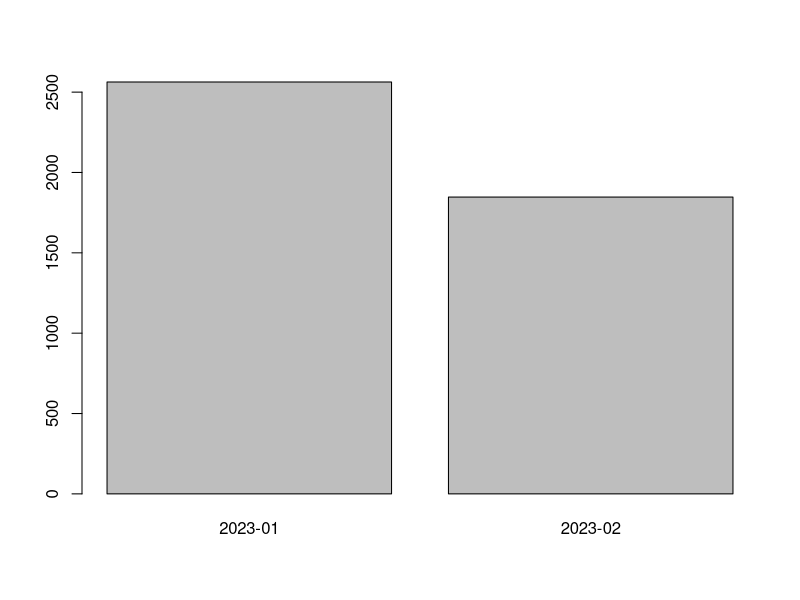
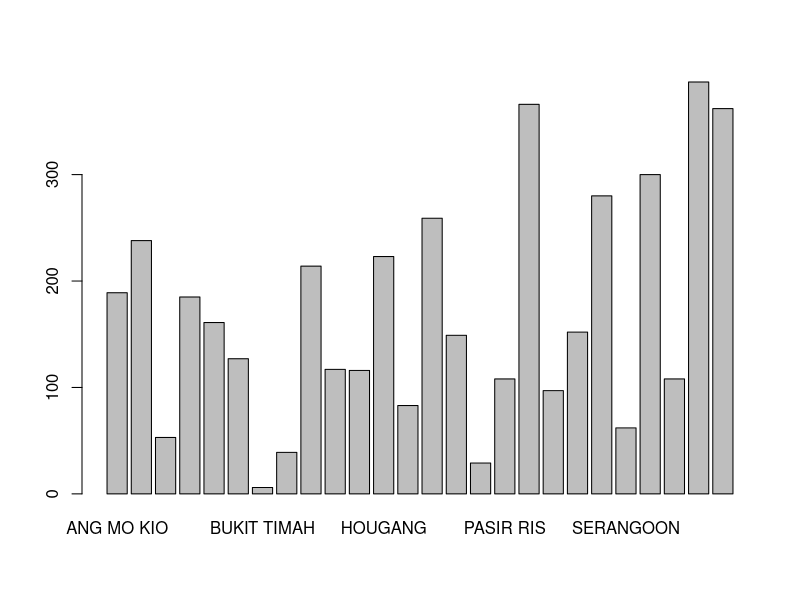
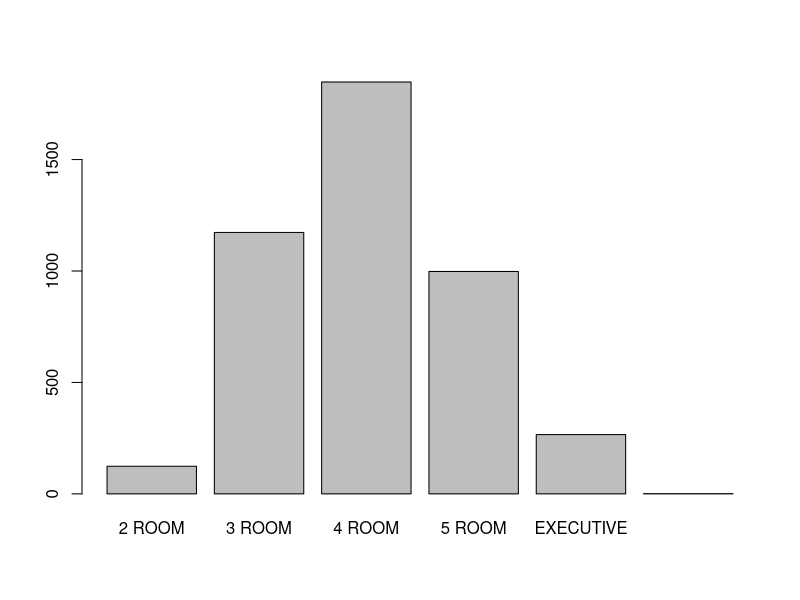
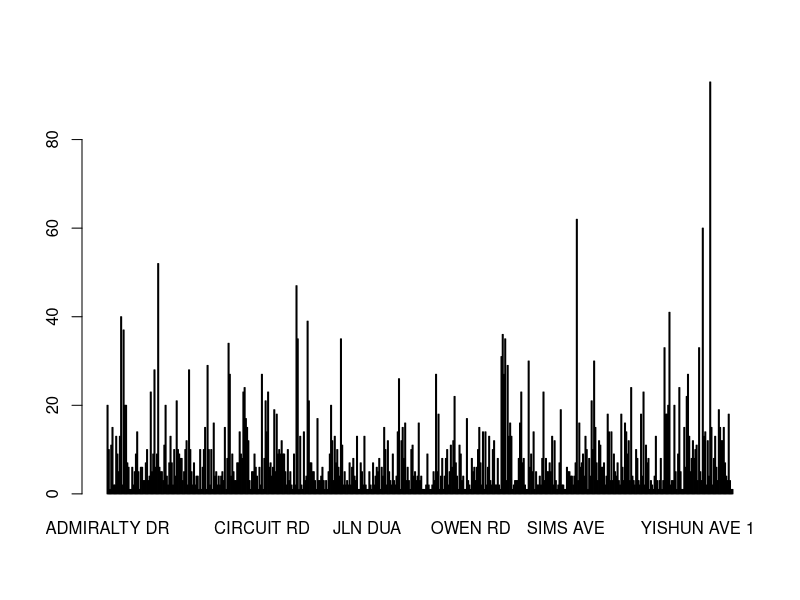
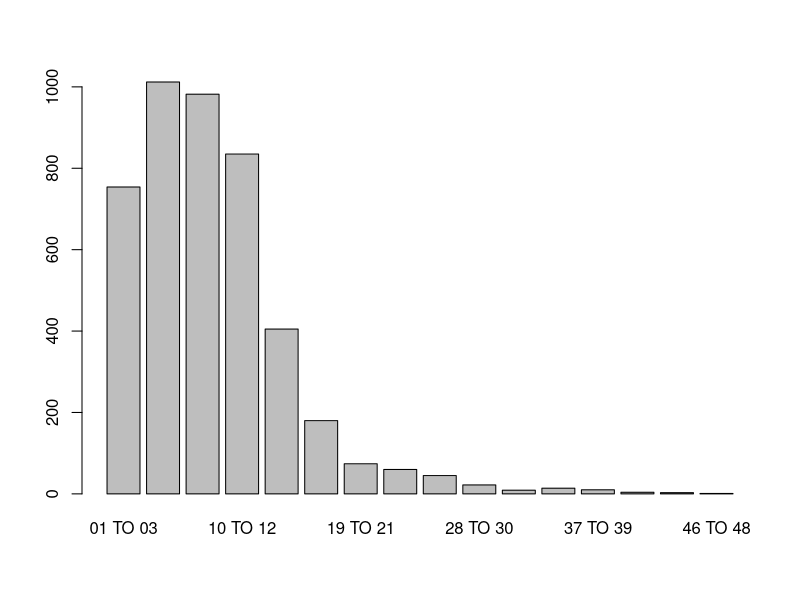
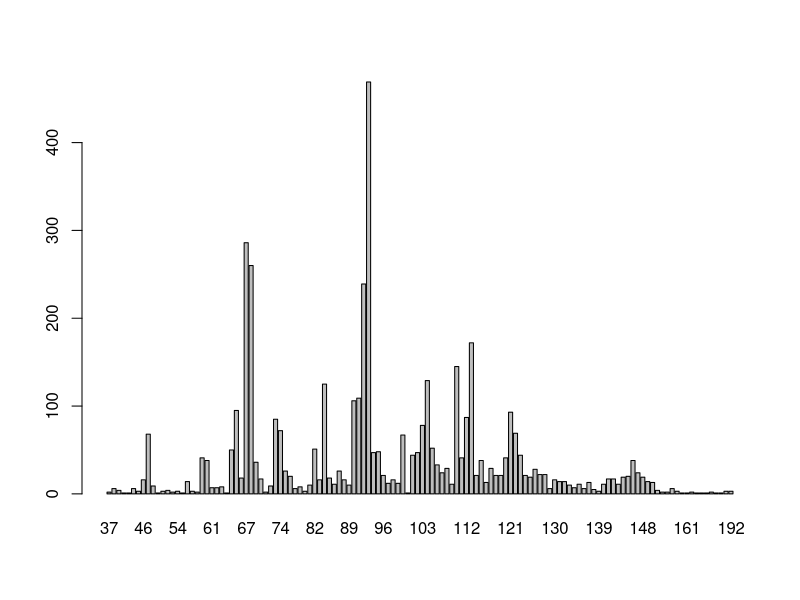
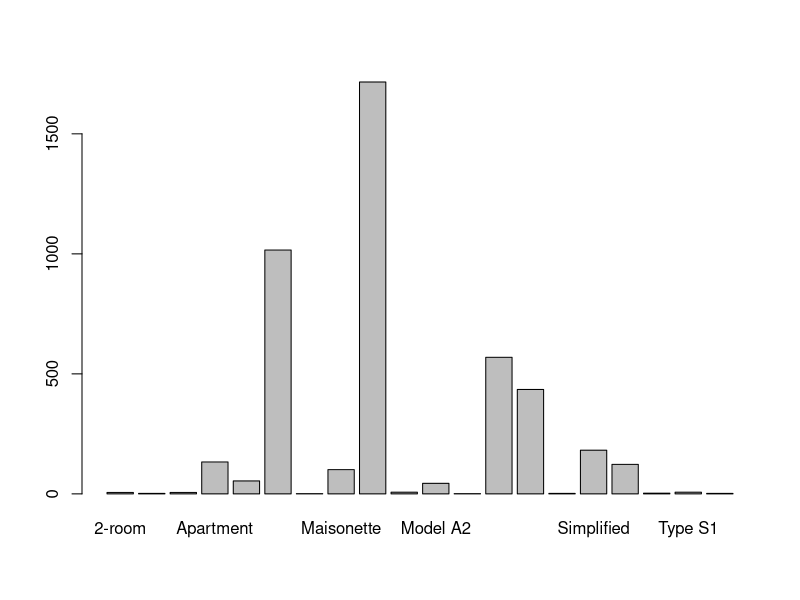
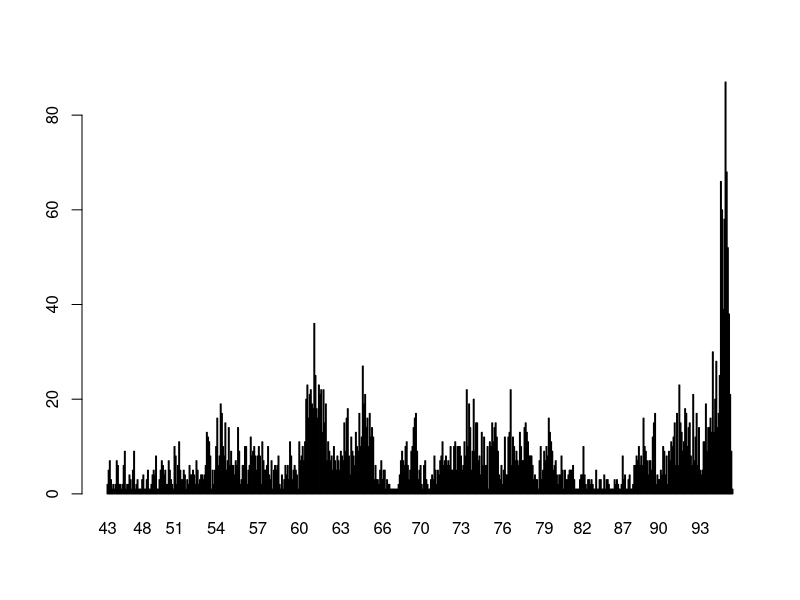

The R script that drew these images, in order:
## ---- chunk 1
knitr::opts_chunk$set(echo = TRUE)
## ---- chunk 2
library(dplyr)
library(tidyr)
library(ggplot2)
library(reshape2)
## ---- chunk 3
resale_2023 = read.csv("data/data_cleaning/resale_2023.csv")
## ---- chunk 4
sum(is.na(resale_2023))
## ---- chunk 5
summary(resale_2023)
str(resale_2023)
## ---- chunk 6
barplot(table(resale_2023$month))
barplot(table(resale_2023$town))
barplot(table(resale_2023$flat_type))
length(unique(resale_2023$block))
barplot(table(resale_2023$street_name))
barplot(table(resale_2023$storey_range))
barplot(table(resale_2023$floor_area_sqm))
barplot(table(resale_2023$flat_model))
barplot(table(resale_2023$remaining_lease))
barplot(table(resale_2023$resale_price))
## ---- chunk 7
resale_2023 %>% 
  ggplot() +
  geom_boxplot(aes(x = month, y = resale_price))

resale_2023 %>% 
  ggplot() +
  geom_boxplot(aes(x = town, y = resale_price)) +
  labs(title = "Resale Price Distribution by Town") +
  xlab("Town") +
  ylab("Resale Price") +
  theme(axis.text.x = element_text(angle = 90))

resale_2023 %>% 
  ggplot() +
  geom_boxplot(aes(x = flat_type, y = resale_price)) +
  labs(title = "Resale Price Distribution by Flat Type") +
  xlab("Flat Type") +
  ylab("Resale Price") +
  theme_minimal()

resale_2023 %>% 
  ggplot() +
  geom_boxplot(aes(x = flat_type, y = resale_price)) +
  facet_wrap(~flat_model, scales = "free_x")
## ---- chunk 8
resale_2023 %>% 
  ggplot() +
  geom_boxplot(aes(x = flat_model, y = resale_price)) +
  facet_wrap(~flat_type, scales = "free") +
  theme_minimal() +
  theme(axis.text.x = element_text(angle = 45))
## ---- chunk 9
resale_2023 %>% 
  ggplot() +
  geom_boxplot(aes(x = storey_range, y = resale_price)) +
  labs(title = "Resale Price Distribution by HDB Storey Range") +
  xlab("HDB Storey Range") +
  ylab("Resale Price") +
  theme_minimal() +
  theme(axis.text.x = element_text(angle = 30))

resale_2023 %>% 
  ggplot() +
  geom_point(aes(x = floor_area_sqm, y = resale_price)) +
  labs(title = "Resale Price Distribution by Flat Floor Area (in m^2)") +
  xlab("Flat Floor Area (in m^2)") +
  ylab("Resale Price") +
  theme_minimal()

resale_2023 %>% 
  ggplot() +
  geom_point(aes(x = floor_area_sqm, y = resale_price, color = storey_range)) +
  labs(title = "Resale Price Distribution by Flat Floor Area (in m^2)") +
  xlab("Flat Floor Area (in m^2)") +
  ylab("Resale Price") +
  theme_minimal()

resale_2023 %>% 
  ggplot() +
  geom_boxplot(aes(x = flat_model, y = resale_price))

resale_2023 %>% 
  ggplot() +
  geom_point(aes(x = remaining_lease, y = resale_price))

resale_2023 %>%
  ggplot() +
  geom_histogram(aes(x = resale_price)) +
  labs(title = "Resale Price Distribution") +
  ylab("Count") +
  xlab("Resale Price") +
  theme_minimal()

resale_2023 %>%
  ggplot(aes(sample = resale_price)) +
  stat_qq() +
  stat_qq_line() +
  labs(title = "Resale Price QQ Plot") +
  ylab("Sample Quantiles") +
  xlab("Theoretical Quantiles") +
  theme_minimal()

resale_2023 %>%
  ggplot() +
  geom_histogram(aes(x = remaining_lease))

resale_2023 %>%
  ggplot() +
  geom_histogram(aes(x = floor_area_sqm))
## ---- chunk 10
cormat <- round(cor(resale_2023[, c("floor_area_sqm", "remaining_lease", "resale_price")]),2)
head(cormat)

melted_cormat <- melt(cormat)
head(melted_cormat)

ggplot(data = melted_cormat, aes(x=Var1, y=Var2, fill=value)) + 
  geom_tile() +
  scale_fill_gradient2(low = "blue", high = "red", mid = "white", 
                       midpoint = 0, limit = c(-1,1), space = "Lab", 
                       name="Pearson\nCorrelation") +
  geom_text(aes(Var2, Var1, label = value), color = "black", size = 4)
